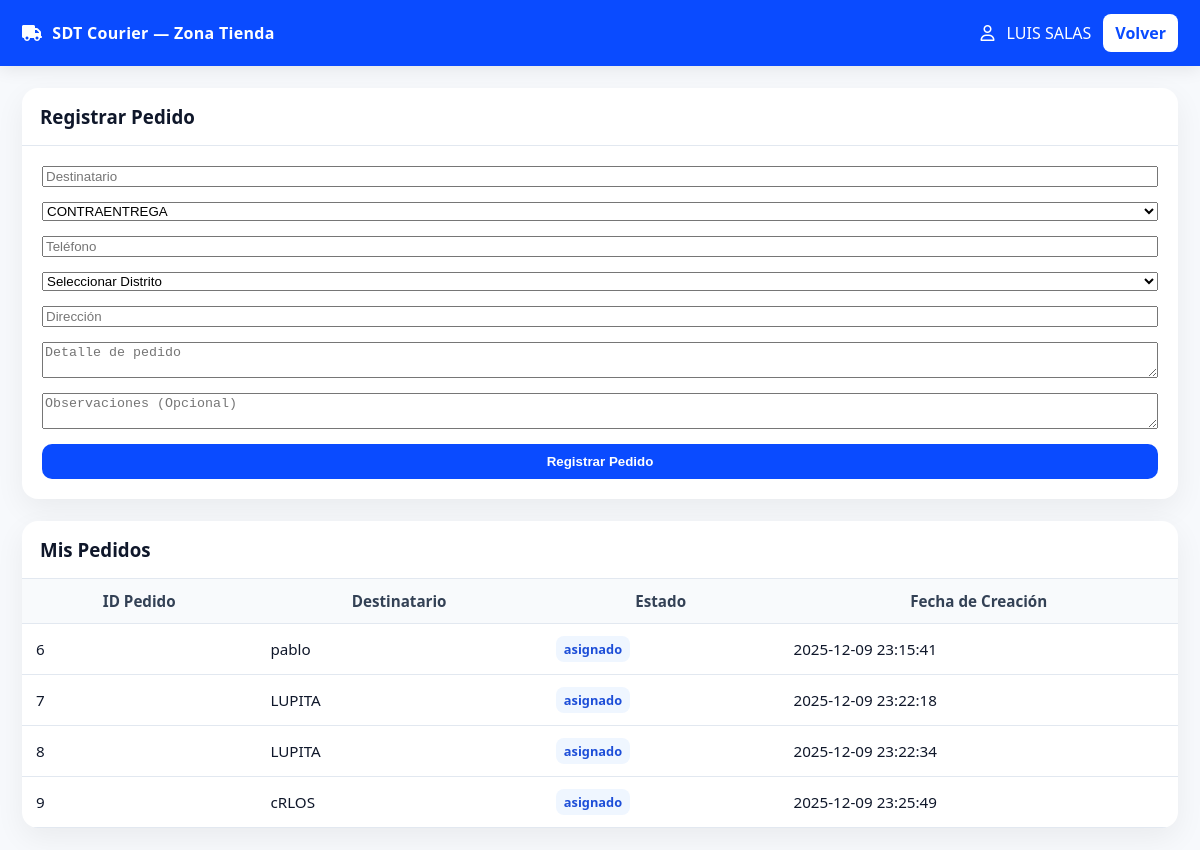
The page /courier_sdt/zona_tienda.php (signed in) on the database its author committed.
### tables this page shows
CREATE TABLE `pedidos` (
  `id_pedido` int(11) NOT NULL,
  `id_emprendedor` int(11) NOT NULL,
  `id_motorizado` int(11) DEFAULT NULL,
  `destinatario` varchar(120) NOT NULL,
  `tipo_pedido` varchar(40) NOT NULL,
  `telefono` varchar(20) NOT NULL,
  `distrito` varchar(80) NOT NULL,
  `direccion` varchar(200) NOT NULL,
  `detalle_pedido` text NOT NULL,
  `observaciones` varchar(255) DEFAULT NULL,
  `fecha_creacion` timestamp NOT NULL DEFAULT current_timestamp(),
  `codigo_seguimiento` varchar(30) DEFAULT NULL,
  `estado` varchar(20) NOT NULL DEFAULT 'asignado',
  `creado_en` datetime DEFAULT current_timestamp()
);

### courier_sdt/zona_tienda.php (the view, shortened to what this page needs)
<?php
require_once __DIR__ . '/config.php';
$pedidos = [];
try {
    $stmt = $pdo->prepare("SELECT id_pedido, destinatario, estado, creado_en FROM pedidos WHERE id_emprendedor = ?");
    $stmt->execute([$_SESSION['emprendedor_id']]);
    $pedidos = $stmt->fetchAll(PDO::FETCH_ASSOC);
} catch (Throwable $e) {
    $mensaje = '❌ Error al obtener los pedidos: ' . $e->getMessage();
}
?>
<!DOCTYPE html>
<html lang="es">
<head>
    <link rel="stylesheet" href="css/styles.css">
    <link rel="stylesheet" href="https://cdnjs.cloudflare.com/ajax/libs/font-awesome/6.5.0/css/all.min.css">
</head>
<body class="admin-page">
    <header class="admin-topbar">
        <div class="admin-topbar__inner">
            <div class="admin-brand"><i class="fa-solid fa-truck"></i> SDT Courier — Zona Tienda</div>
            <div class="admin-user">
                <i class="fa-regular fa-user"></i>
                <span><?= htmlspecialchars($_SESSION['emprendedor_nombre'] ?? 'Emprendedor') ?></span>
                <a class="btn btn--light" href="index.php">Volver</a>
            </div>
        </div>
    </header>
    <div class="admin-layout" style="grid-template-columns: 1fr;">
        <main class="admin-content">
            <section class="admin-card">
                <div class="admin-card__header"><h3>Registrar Pedido</h3></div>
                <form method="POST" style="padding:20px; display:flex; flex-direction:column; gap:15px;">
                    <input type="text" name="destinatario" placeholder="Destinatario" required>
                    <select name="tipo_pedido" required>
                        <option value="CONTRAENTREGA">CONTRAENTREGA</option>
                    </select>
                    <input type="text" name="telefono" placeholder="Teléfono" required>
                    <select name="distrito" required>
                        <option value="">Seleccionar Distrito</option>
                    </select>
                    <input type="text" name="direccion" placeholder="Dirección" required>
                    <textarea name="detalle_pedido" placeholder="Detalle de pedido" required></textarea>
                    <textarea name="observaciones" placeholder="Observaciones (Opcional)"></textarea>
                    <button type="submit" class="btn btn--primary">Registrar Pedido</button>
                </form>
            </section>
            <section class="admin-card">
                <div class="admin-card__header"><h3>Mis Pedidos</h3></div>
                <?php if (empty($pedidos)): ?>
                    <div class="alert alert-danger">No tienes pedidos registrados.</div>
                <?php else: ?>
                    <table class="table">
                        <thead>
                            <tr>
                                <th>ID Pedido</th>
                                <th>Destinatario</th>
                                <th>Estado</th>
                                <th>Fecha de Creación</th>
                            </tr>
                        </thead>
                        <tbody>
                            <?php foreach ($pedidos as $pedido): ?>
                                <tr>
                                    <td><?= htmlspecialchars($pedido['id_pedido']) ?></td>
                                    <td><?= htmlspecialchars($pedido['destinatario']) ?></td>
                                    <td>
                                        <span class="badge badge-<?= ($pedido['estado'] == 'Entregado') ? 'success' : 'warning' ?>">
                                            <?= htmlspecialchars($pedido['estado']) ?>
                                        </span>
                                    </td>
                                    <td><?= htmlspecialchars($pedido['creado_en']) ?></td>
                                </tr>
                            <?php endforeach; ?>
                        </tbody>
                    </table>
                <?php endif; ?>
            </section>
        </main>
    </div>
</body>
</html>

### courier_sdt/css/styles.css (style rules this page uses)
:root { --azul: #0A4BFF; --azul-osc: #083bd0; --azul-claro: #e8efff; --texto: #0f172a; --muted: #64748b; --fondo: #f7f9fc; --card: #ffffff; --borde: #e2e8f0; --sombra: 0 10px 30px rgba(2, 6, 23, .06); --admin-bg: var(--fondo); --card-bg: var(--card); --ink: var(--texto); --blue: var(--azul); --blue-700: var(--azul-osc); --green:#10b981; --orange:#f59e0b; --red:#ef4444; }
* { box-sizing: border-box; }
body { margin: 0; font-family: "Segoe UI", Roboto, Helvetica, Arial, sans-serif; background: var(--fondo); color: var(--texto); }
.btn { border: none; border-radius: 10px; padding: 10px 16px; cursor: pointer; font-weight: 600; background: var(--azul); color: #fff; transition: .2s; }
.badge { background: #eef2ff; color: #3730a3; border-radius: 6px; padding: 4px 8px; font-size: 12px; }
body.admin-page { background: var(--admin-bg); color: var(--ink); }
.admin-topbar { background: var(--blue); color:#fff; box-shadow: 0 4px 16px rgba(0,0,0,.08); }
.admin-topbar__inner { max-width: 1280px; margin:0 auto; padding:14px 22px; display:flex; align-items:center; justify-content:space-between; gap:18px; }
.admin-brand { font-weight:700; letter-spacing:.3px; display:flex; align-items:center; gap:10px; }
.admin-user { display:flex; align-items:center; gap:12px; }
.btn.btn--light { background:#fff; color:var(--blue); padding:8px 12px; border-radius:8px; text-decoration:none; font-weight:600; }
.admin-layout { max-width: 1280px; margin: 22px auto; display:grid; grid-template-columns: 250px 1fr; gap: 22px; padding:0 22px; }
.admin-content { display:flex; flex-direction:column; gap:22px; }
.admin-card { background: var(--card-bg); border-radius:16px; box-shadow: var(--sombra); padding: 0; overflow: hidden; }
.admin-card__header { padding:16px 18px; border-bottom:1px solid var(--borde); display:flex; align-items:center; justify-content:space-between; }
.admin-card__header h3 { margin:0; }
.table { width:100%; border-collapse:collapse; font-size:.95rem; }
.table th, .table td { padding:12px 14px; border-bottom:1px solid var(--borde); }
.table thead th { background:#f8fafc; color:#334155; font-weight:700; }
.badge { display:inline-block; padding:4px 8px; background:#eff6ff; color:#1d4ed8; border-radius:8px; font-size:.8rem; font-weight:700; }

### rows shown on the page
pedidos: id_pedido "6", destinatario "pablo", estado "asignado", creado_en "2025-12-09 23:15:41"
pedidos: id_pedido "7", destinatario "LUPITA", estado "asignado", creado_en "2025-12-09 23:22:18"
pedidos: id_pedido "8", destinatario "LUPITA", estado "asignado", creado_en "2025-12-09 23:22:34"
pedidos: id_pedido "9", destinatario "cRLOS", estado "asignado", creado_en "2025-12-09 23:25:49"

### other values the page prints
$_SESSION['emprendedor_nombre'] "LUIS SALAS"
